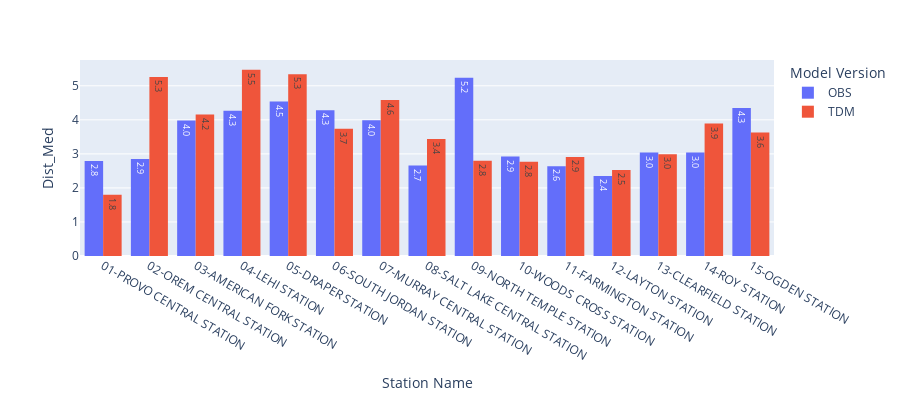

This figure's notebook cell:
### Code cell
lstValues = list([
    'Dist_15',
    'Dist_Med',
    'Dist_85',
    'Dist_Avg'
])
accessModeOptions = ['drive', 'walk']

selectValues = widgets.Select(options=lstValues, value=('Dist_Med'), description = 'Select Variable')
selectAccessMode = widgets.Dropdown(options=accessModeOptions, value='drive', description='Access Mode')

# Set up a global variable to track whether the widgets have been changed
firstTime = False

# create output widget to display filtered DataFrame
output = widgets.Output()
hbox = widgets.HBox([selectValues, selectAccessMode])

# create interactive widget
interactive_output = widgets.interactive_output(plotit, {'variable':selectValues, 'access_mode': selectAccessMode})

display(hbox)
display(interactive_output)
display(output)

### Figure 1 — Plotly figure (JSON) as saved in the notebook; plotly's stock layout.template omitted (floating-point values rounded to 4 significant figures)
{"data": [{"alignmentgroup": "True", "bingroup": "x", "histfunc": "sum", "hovertemplate": "Source=OBS<br>station=%{x}<br>sum of Dist_Med=%{y}<extra></extra>", "legendgroup": "OBS", "marker": {"color": "#636efa", "pattern": {"shape": ""}}, "name": "OBS", "offsetgroup": "OBS", "orientation": "v", "showlegend": true, "texttemplate": "%{value:.2s}", "type": "histogram", "x": ["01-PROVO CENTRAL STATION", "02-OREM CENTRAL STATION", "03-AMERICAN FORK STATION", "04-LEHI STATION", "05-DRAPER STATION", "06-SOUTH JORDAN STATION", "07-MURRAY CENTRAL STATION", "08-SALT LAKE CENTRAL STATION", "09-NORTH TEMPLE STATION", "10-WOODS CROSS STATION", "11-FARMINGTON STATION", "12-LAYTON STATION", "13-CLEARFIELD STATION", "14-ROY STATION", "15-OGDEN STATION"], "xaxis": "x", "y": [2.79, 2.85, 3.98, 4.27, 4.54, 4.283, 3.985, 2.66, 5.24, 2.92, 2.64, 2.35, 3.04, 3.04, 4.35], "yaxis": "y"}, {"alignmentgroup": "True", "bingroup": "x", "histfunc": "sum", "hovertemplate": "Source=TDM<br>station=%{x}<br>sum of Dist_Med=%{y}<extra></extra>", "legendgroup": "TDM", "marker": {"color": "#EF553B", "pattern": {"shape": ""}}, "name": "TDM", "offsetgroup": "TDM", "orientation": "v", "showlegend": true, "texttemplate": "%{value:.2s}", "type": "histogram", "x": ["01-PROVO CENTRAL STATION", "02-OREM CENTRAL STATION", "03-AMERICAN FORK STATION", "04-LEHI STATION", "05-DRAPER STATION", "06-SOUTH JORDAN STATION", "07-MURRAY CENTRAL STATION", "08-SALT LAKE CENTRAL STATION", "09-NORTH TEMPLE STATION", "10-WOODS CROSS STATION", "11-FARMINGTON STATION", "12-LAYTON STATION", "13-CLEARFIELD STATION", "14-ROY STATION", "15-OGDEN STATION"], "xaxis": "x", "y": [1.8, 5.26, 4.16, 5.47, 5.34, 3.74, 4.58, 3.44, 2.8, 2.77, 2.91, 2.53, 2.99, 3.89, 3.63], "yaxis": "y"}], "layout": {"barmode": "group", "height": 400, "legend": {"title": {"text": "Model Version"}, "tracegroupgap": 0}, "margin": {"t": 60}, "xaxis": {"anchor": "y", "domain": [0, 1], "title": {"text": "Station Name"}}, "yaxis": {"anchor": "x", "domain": [0, 1], "title": {"text": "Dist_Med"}}}}
